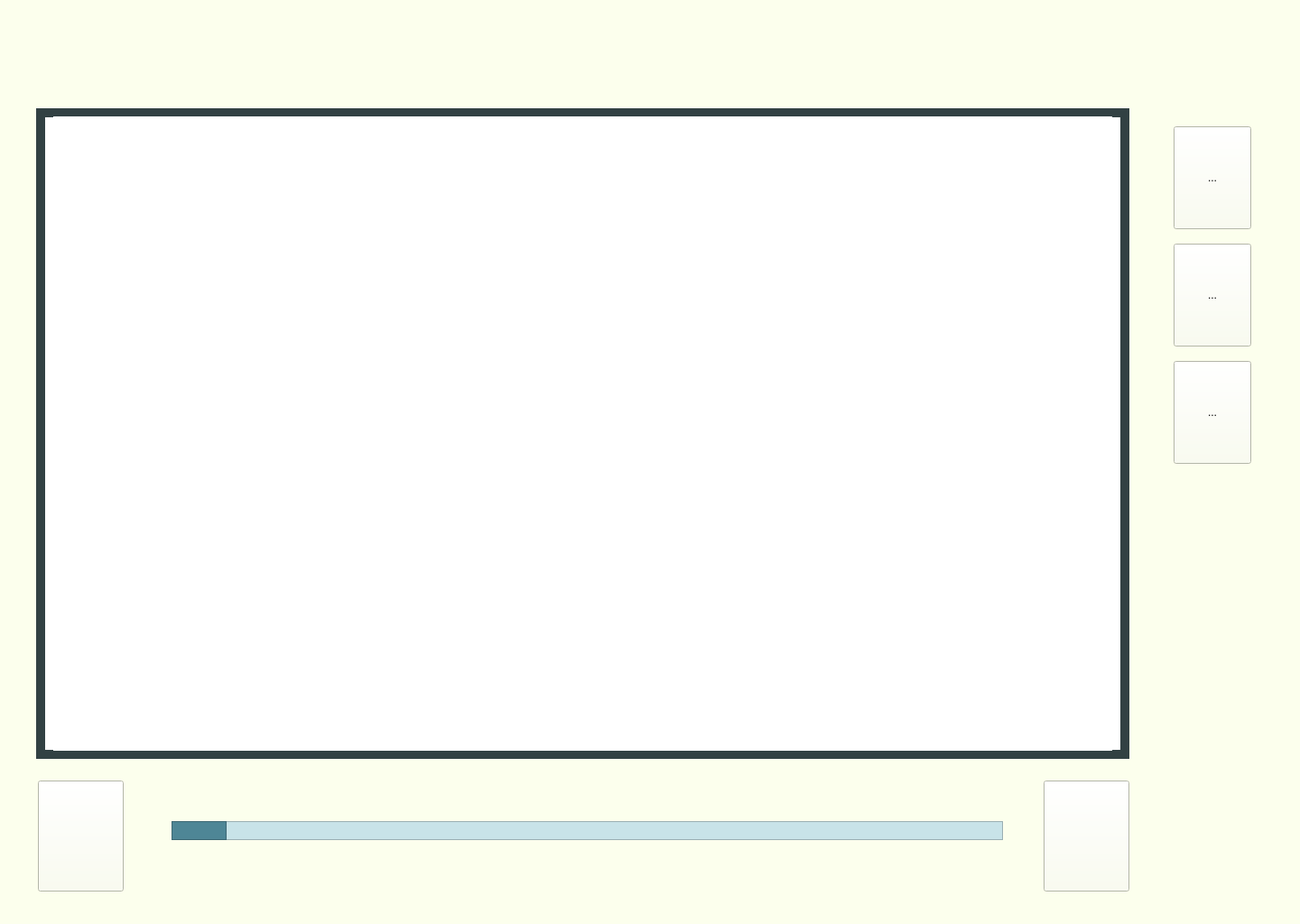
<?xml version="1.0" encoding="UTF-8"?>
<ui version="4.0">
 <class>MainWindow</class>
 <widget class="QMainWindow" name="MainWindow">
  <property name="geometry">
   <rect>
    <x>0</x>
    <y>0</y>
    <width>1440</width>
    <height>1024</height>
   </rect>
  </property>
  <property name="windowTitle">
   <string>ADHD Reader</string>
  </property>
  <property name="styleSheet">
   <string notr="true">background-color: rgb(252, 255, 237);</string>
  </property>
  <widget class="QWidget" name="centralwidget">
   <widget class="QFrame" name="frame">
    <property name="geometry">
     <rect>
      <x>40</x>
      <y>120</y>
      <width>1211</width>
      <height>721</height>
     </rect>
    </property>
    <property name="sizePolicy">
     <sizepolicy hsizetype="Preferred" vsizetype="Preferred">
      <horstretch>0</horstretch>
      <verstretch>0</verstretch>
     </sizepolicy>
    </property>
    <property name="minimumSize">
     <size>
      <width>0</width>
      <height>0</height>
     </size>
    </property>
    <property name="maximumSize">
     <size>
      <width>16777215</width>
      <height>16777215</height>
     </size>
    </property>
    <property name="styleSheet">
     <string notr="true">border: 10px solid #324143;
background: #FFF;
width: 2023;
height: 1223;
padding: -10 px;</string>
    </property>
    <property name="frameShape">
     <enum>QFrame::StyledPanel</enum>
    </property>
    <property name="frameShadow">
     <enum>QFrame::Raised</enum>
    </property>
    <layout class="QGridLayout" name="gridLayout">
     <item row="0" column="0">
      <widget class="QTextBrowser" name="text">
       <property name="styleSheet">
        <string notr="true">border: 0px;</string>
       </property>
      </widget>
     </item>
    </layout>
   </widget>
   <widget class="QWidget" name="horizontalWidget" native="true">
    <property name="geometry">
     <rect>
      <x>40</x>
      <y>850</y>
      <width>1213</width>
      <height>153</height>
     </rect>
    </property>
    <property name="sizePolicy">
     <sizepolicy hsizetype="Preferred" vsizetype="Preferred">
      <horstretch>0</horstretch>
      <verstretch>0</verstretch>
     </sizepolicy>
    </property>
    <property name="styleSheet">
     <string notr="true">height: 100px;</string>
    </property>
    <widget class="QPushButton" name="leftArrow">
     <property name="geometry">
      <rect>
       <x>2</x>
       <y>15</y>
       <width>95</width>
       <height>123</height>
      </rect>
     </property>
     <property name="sizePolicy">
      <sizepolicy hsizetype="Fixed" vsizetype="Fixed">
       <horstretch>0</horstretch>
       <verstretch>0</verstretch>
      </sizepolicy>
     </property>
     <property name="styleSheet">
      <string notr="true">width: 86.017px;
height: 113.996px;
transform: rotate(-90.227deg);

</string>
     </property>
     <property name="text">
      <string/>
     </property>
    </widget>
    <widget class="QPushButton" name="rightArrow">
     <property name="geometry">
      <rect>
       <x>1116</x>
       <y>15</y>
       <width>95</width>
       <height>123</height>
      </rect>
     </property>
     <property name="sizePolicy">
      <sizepolicy hsizetype="Fixed" vsizetype="Fixed">
       <horstretch>0</horstretch>
       <verstretch>0</verstretch>
      </sizepolicy>
     </property>
     <property name="styleSheet">
      <string notr="true">width: 86.017px;
height: 113.996px;
transform: rotate(90.089deg);
</string>
     </property>
     <property name="text">
      <string/>
     </property>
    </widget>
    <widget class="QFrame" name="progressFullBar">
     <property name="geometry">
      <rect>
       <x>150</x>
       <y>60</y>
       <width>921</width>
       <height>21</height>
      </rect>
     </property>
     <property name="sizePolicy">
      <sizepolicy hsizetype="Preferred" vsizetype="Preferred">
       <horstretch>0</horstretch>
       <verstretch>0</verstretch>
      </sizepolicy>
     </property>
     <property name="styleSheet">
      <string notr="true">width: 700px;
height: 18px;
background: #C8E3E8;</string>
     </property>
     <property name="frameShape">
      <enum>QFrame::StyledPanel</enum>
     </property>
     <property name="frameShadow">
      <enum>QFrame::Raised</enum>
     </property>
     <widget class="QFrame" name="progressFullBar_2">
      <property name="geometry">
       <rect>
        <x>0</x>
        <y>0</y>
        <width>61</width>
        <height>21</height>
       </rect>
      </property>
      <property name="sizePolicy">
       <sizepolicy hsizetype="Preferred" vsizetype="Preferred">
        <horstretch>0</horstretch>
        <verstretch>0</verstretch>
       </sizepolicy>
      </property>
      <property name="styleSheet">
       <string notr="true">width: 700px;
height: 18px;
background: #4E8696;</string>
      </property>
      <property name="frameShape">
       <enum>QFrame::StyledPanel</enum>
      </property>
      <property name="frameShadow">
       <enum>QFrame::Raised</enum>
      </property>
     </widget>
    </widget>
   </widget>
   <widget class="QToolButton" name="Settings">
    <property name="geometry">
     <rect>
      <x>1300</x>
      <y>140</y>
      <width>86</width>
      <height>114</height>
     </rect>
    </property>
    <property name="styleSheet">
     <string notr="true">width: 86.017px;
height: 113.996px;
</string>
    </property>
    <property name="text">
     <string>...</string>
    </property>
   </widget>
   <widget class="QToolButton" name="configDoc">
    <property name="geometry">
     <rect>
      <x>1300</x>
      <y>270</y>
      <width>86</width>
      <height>114</height>
     </rect>
    </property>
    <property name="styleSheet">
     <string notr="true">width: 86.017px;
height: 113.996px;
</string>
    </property>
    <property name="text">
     <string>...</string>
    </property>
   </widget>
   <widget class="QToolButton" name="textToSpeech">
    <property name="geometry">
     <rect>
      <x>1300</x>
      <y>400</y>
      <width>86</width>
      <height>114</height>
     </rect>
    </property>
    <property name="styleSheet">
     <string notr="true">width: 86.017px;
height: 113.996px;
</string>
    </property>
    <property name="text">
     <string>...</string>
    </property>
   </widget>
  </widget>
 </widget>
 <resources/>
 <connections/>
</ui>
